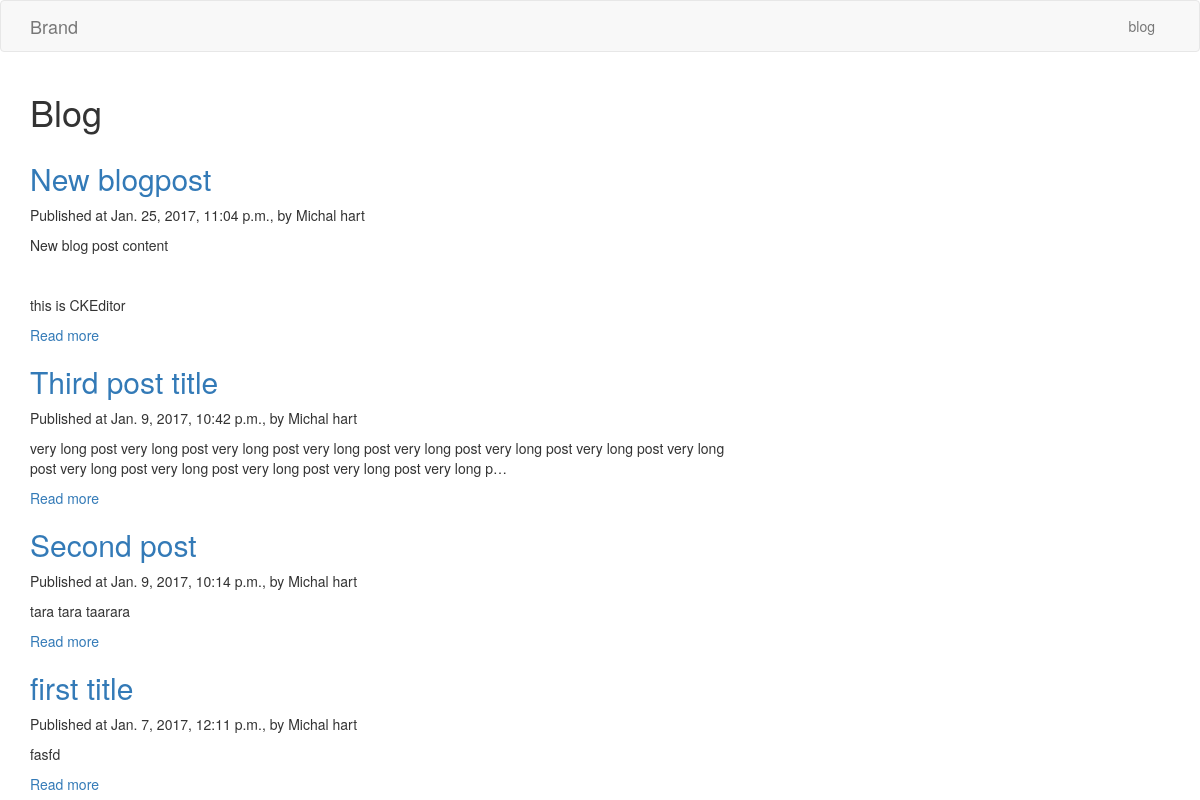
Screenshot of /blog/ with the database file from the repository.
### blog/models.py (models this page shows, shortened)
class Post(models.Model):
    title = models.CharField(max_length=200)
    body = RichTextField()
    pub_date = models.DateTimeField('date published')
    author = models.ForeignKey(User)
    image = models.ImageField(blank=True, upload_to='./static/uploads')

### blog/views.py (the view)
class IndexView(generic.ListView):
	template_name = 'blog/index.html'
	context_object_name = 'latest_posts'
	def get_queryset(self):
		return Post.objects.order_by('-pub_date')[:5]

### blog/templates/blog/index.html
{% extends 'static/base.html' %}
{% block content %}
  <div class="container">
    <div class="blog-header">
      <h1 class="blog-title">
        Blog
      </h1>
    </div>
    <div class="row">
      <div class="col-sm-8 blog-main">
        {% if latest_posts %}
          {% for post in latest_posts %}
            <div class="blog-post">
              <h2 class="blog-post-title">
                <a href="{% url 'blog:show' post.id %}">{{ post.title }}</a>
              </h2>
              <p class="blog-post-meta">Published at {{ post.pub_date }}, by {{ post.author.get_full_name }}</p>
              <p>{{ post.body|safe|truncatechars:255 }}</p>
              <a href="{% url 'blog:show' post.id %}">Read more</a>
            </div>
          {% endfor %}
        {% else %}
          <p>No posts are available.</p>
        {% endif %}
      </div>
    </div>
  </div>
{% endblock content %}

### static/templates/static/base.html (shortened to what this page needs)
<!DOCTYPE html>
<html>
<head>
	<link href="https://maxcdn.bootstrapcdn.com/bootstrap/3.3.7/css/bootstrap.min.css" rel="stylesheet">
	<link href="https://getbootstrap.com/examples/blog/blog.css" rel="stylesheet">
</head>
<body>
	{% include "static/navbar.html" %}
	{% block content %}
	{% endblock content %}
</body>
</html>

### static/templates/static/navbar.html (shortened to what this page needs)
<nav class="navbar navbar-default">
  <div class="container">
    <div class="navbar-header">
      <a class="navbar-brand" href="#">Brand</a>
    </div>
    <div class="collapse navbar-collapse" id="bs-example-navbar-collapse-1">
      <ul class="nav navbar-nav navbar-right">
        <li><a href="{% url 'blog:index' %}">blog</a></li>
      </ul>
    </div>
  </div>
</nav>

### rows the page displays
Post: title "New blogpost", pub_date "Jan. 25, 2017, 11:04 p.m.", author.get_full_name "Michal hart", body "New blog post content this is CKEditor"
Post: title "Third post title", pub_date "Jan. 9, 2017, 10:42 p.m.", author.get_full_name "Michal hart", body "very long post very long post very long post very long post very long post very long post very long post very long post very long post very long post very long post very long post very long p…"
Post: title "Second post", pub_date "Jan. 9, 2017, 10:14 p.m.", author.get_full_name "Michal hart", body "tara tara taarara"
Post: title "first title", pub_date "Jan. 7, 2017, 12:11 p.m.", author.get_full_name "Michal hart", body "fasfd"
